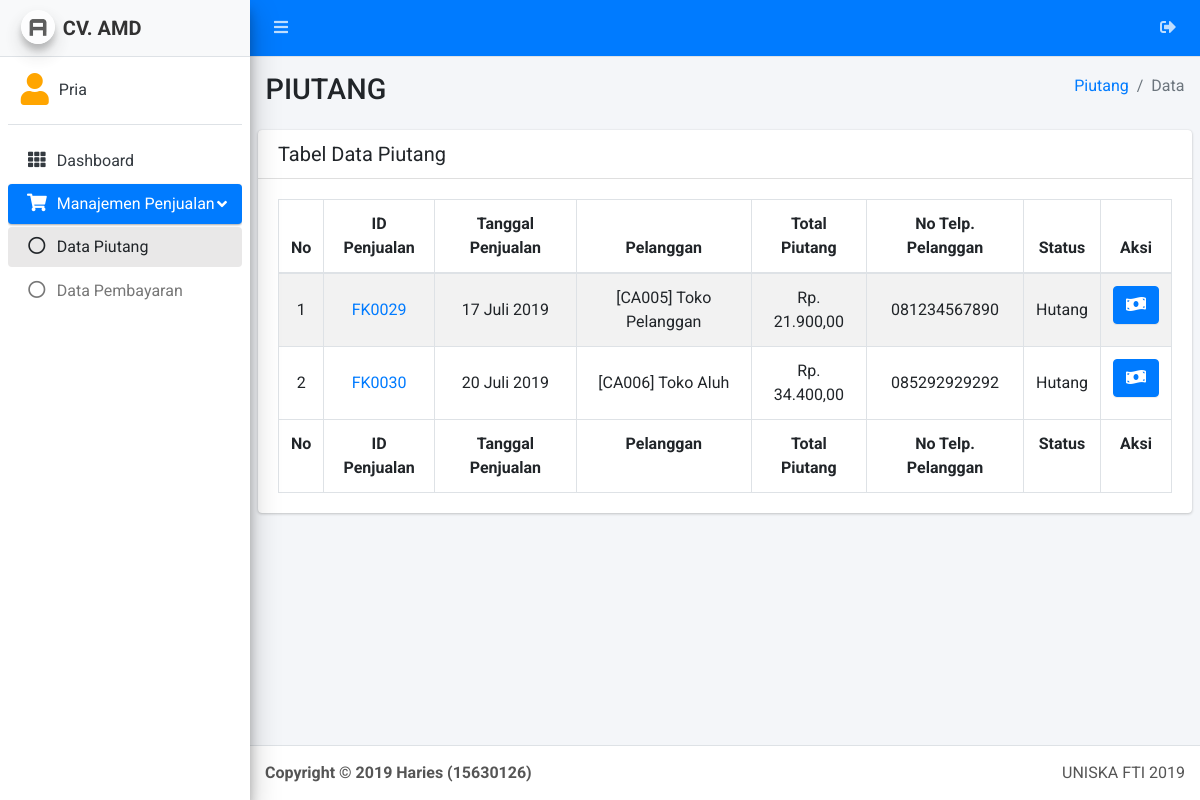
The page /admin/index_piutang.php (signed in) on the database its author committed.
### tables this page shows
CREATE TABLE `about` (
  `id` int(11) NOT NULL,
  `nama` varchar(180) NOT NULL,
  `alias` varchar(180) NOT NULL,
  `alamat` varchar(180) NOT NULL,
  `telpon` varchar(180) NOT NULL,
  `email` varchar(180) NOT NULL,
  `tanda_tangan` varchar(180) NOT NULL,
  `nama_ttd` varchar(180) NOT NULL,
  `no_peg` varchar(180) NOT NULL,
  `moto` varchar(180) NOT NULL
);

CREATE TABLE `penjualan` (
  `id` int(11) NOT NULL,
  `tanggal_penjualan` varchar(180) NOT NULL,
  `id_pelanggan_profile` int(11) NOT NULL,
  `utang` int(11) NOT NULL,
  `jatuh_tempo` varchar(180) NOT NULL,
  `diskon` int(11) NOT NULL,
  `status` varchar(40) DEFAULT 'keranjang',
  `bukti_bayar` varchar(180) DEFAULT NULL
);

CREATE TABLE `pelanggan_profile` (
  `id` int(11) NOT NULL,
  `id_pelanggan` int(11) NOT NULL,
  `nama_pelanggan` varchar(180) NOT NULL,
  `no_telpon` varchar(14) NOT NULL,
  `alamat` text NOT NULL,
  `created_at` varchar(180) NOT NULL
);

### about.php (called while the page is built, shortened)
<?php
$sql = "SELECT * FROM about WHERE id = '1'";
$result = $conn->query($sql);
$row = mysqli_fetch_assoc($result);
$alias = $row['alias'];
?>

### admin/admin_job/auth_admin.php (called while the page is built, shortened)
<?php
if(isset($_SESSION["min"])){
    $min = $_SESSION["min"];
    $id_admin = $min['id'];
}else if(isset($_SESSION["sales"])) {
    $sales = $_SESSION["sales"];
    $nama_sales = $sales['nama_sales'];
}else{
    $guest = true;
}
?>

### library.php (called while the page is built, shortened)
<?php
    function tgl_indo($date)
    {
        $bulan = ['Januari', 'Februari', 'Maret', 'April', 'Mei', 'Juni', 'Juli', 'Agustus', 'September', 'Oktober', 'November', 'Desember'];
        $dt = explode("-", $date);
        $str = ltrim($dt[1], '0');
        return $dt[2] . ' ' . $bulan[$str - 1] . ' ' . $dt[0];
    }
    function duit($duit){
        $rupiah = 'Rp. '.number_format($duit,2,',','.');
        return $rupiah;
    }
?>

### admin/index_piutang.php (the view, shortened to what this page needs)
<?php
include('core/header.php');
include('core/sidebar.php');
?>
  <div class="content-wrapper">
    <section class="content-header">
      <div class="container-fluid">
        <div class="row mb-2">
          <div class="col-sm-6">
            <h1>PIUTANG</h1>
          </div>
          <div class="col-sm-6">
            <ol class="breadcrumb float-sm-right">
              <li class="breadcrumb-item"><a href="index_piutang.php">Piutang</a></li>
              <li class="breadcrumb-item active">Data</li>
            </ol>
          </div>
        </div>
      </div>
    </section>
    <section class="content">
      <div class="row">
        <div class="col-12">
          <div class="card">
            <div class="card-header">
              <h3 class="card-title">Tabel Data Piutang</h3>
            </div>
            <div class="card-body">
              <table id="table-full" class="table table-bordered table-striped">
                <thead>
                <tr>
                  <th class="text-center">No</th>
                  <th class="text-center">ID Penjualan</th>
                  <th class="text-center">Tanggal Penjualan</th>
                  <th class="text-center">Pelanggan</th>
                  <th class="text-center">Total Piutang</th>
                  <th class="text-center">No Telp. Pelanggan</th>
                  <th class="text-center">Status</th>
                  <th class="text-center">Aksi</th>
                </tr>
                </thead>
                <tbody>
                <?php
                    $no = 1;
                    $piutangs = $conn->query("SELECT u.id, u.tanggal_penjualan, u.id_pelanggan_profile, u.utang, u.diskon, u.bukti_bayar, u.status , pp.nama_pelanggan, pp.no_telpon FROM penjualan u INNER JOIN pelanggan_profile pp on pp.id = u.id_pelanggan_profile WHERE status='wait' OR status='utang' OR status='wait'");
                    while($row = mysqli_fetch_assoc($piutangs)){
                  ?>
                    <tr>
                      <td class="text-center align-middle"><?php echo $no ?></td>
                      <td class="text-center align-middle">
                        <a href="detail_faktur.php?id_fak=<?php echo $row['id'] ?>">
                          <?php echo 'FK'.str_pad($row['id'],4,'0',STR_PAD_LEFT); ?>
                        </a>
                      </td>
                      <td class="text-center align-middle"><?php echo tgl_indo($row['tanggal_penjualan']) ?></td>
                      <td class="text-center align-middle"><?php echo '[CA'.str_pad($row['id_pelanggan_profile'],3,'0',STR_PAD_LEFT).'] '.$row['nama_pelanggan'];  ?></td>
                      <td class="text-center align-middle"><?php echo duit($row['utang']-$row['diskon']) ?></td>
                      <td class="text-center align-middle"><?php echo $row['no_telpon'] ?></td>
                      <td class="text-center align-middle"><?php echo $row['status'] === "utang" ? "Hutang" : ($row['status'] === "wait" ? "Belum Diverifikasi" : $row['status'] ); ?></td>
                      <td class="text-center text-nowrap">
                        <button
                        id="<?php echo $row['id'] ?>"
                        bukti="<?php echo $row['bukti_bayar'] ?>"
                        no-fk="<?php echo 'FK'.str_pad($row['id'],4,'0',STR_PAD_LEFT); ?>"
                        tgl="<?php echo tgl_indo($row['tanggal_penjualan']) ?>"
                        pel="<?php echo '[CA'.str_pad($row['id_pelanggan_profile'],3,'0',STR_PAD_LEFT).'] '.$row['nama_pelanggan']; ?>"
                        utang="<?php echo duit($row['utang']-$row['diskon']) ?>"
                        class="tombol-bayar btn btn-primary" data-toggle="modal" data-target="#bayar-utang"
                        >
                          <i class="fas fa-money-bill-wave"></i>
                        </button>
                      </td>
                    </tr>
                  <?php $no++; } ?>
                </tbody>
                <tfoot>
                <tr>
                  <th class="text-center">No</th>
                  <th class="text-center">ID Penjualan</th>
                  <th class="text-center">Tanggal Penjualan</th>
                  <th class="text-center">Pelanggan</th>
                  <th class="text-center">Total Piutang</th>
                  <th class="text-center">No Telp. Pelanggan</th>
                  <th class="text-center">Status</th>
                  <th class="text-center">Aksi</th>
                </tr>
                </tfoot>
              </table>
            </div>
          </div>
        </div>
      </div>
    </section>
  </div>
<?php
include('core/footer.php');
?>

### admin/core/sidebar.php (shortened to what this page needs)
<?php
  function active($currect_page){
    $url_array =  explode('/', $_SERVER['REQUEST_URI']) ;
    $url = end($url_array);
    $arr_url = explode('?', $url);
    $cek_url = $arr_url[0];
    if($currect_page == $cek_url){
        echo 'active';
    }
  }
  $cekSales = $nama_sales;
?>
  <aside class="main-sidebar sidebar-light-primary elevation-4">
    <a href="/admin" class="brand-link navbar-light">
      <img src="lte/dist/img/AdminLTELogo.png" alt="AdminLTE Logo" class="brand-image img-circle elevation-3"
           style="opacity: .8">
      <span class="brand-text font-weight-bold"><?php echo $alias ?></span>
    </a>
    <div class="sidebar">
      <div class="user-panel mt-3 pb-3 mb-3 d-flex">
        <div class="image">
          <i class="fas <?php echo $nama_sales ? 'fa-user' : 'fa-user-cog' ?> fa-2x" style="color:orange;"></i>
        </div>
        <div class="info">
          <a href="#" class="d-block"><?php echo $nama_sales ? $nama_sales : 'Admin' ?></a>
        </div>
      </div>
      <nav class="mt-2">
        <ul class="nav nav-pills nav-sidebar flex-column" data-widget="treeview" role="menu" data-accordion="false">
          <li class="nav-item">
            <a href="index.php" class="nav-link <?php active('index.php');?>">
              <i class="nav-icon fas fa-th"></i>
              <p>
                Dashboard
              </p>
            </a>
          </li>
          <?php if ($cekSales) { ?>
          <li class="nav-item has-treeview menu-open">
            <a href="#" class="nav-link <?php active('index_piutang.php');?> <?php active('index_pembayaran.php');?>">
              <i class="nav-icon fas fa-shopping-cart"></i>
              <p>
                Manajemen Penjualan
                <i class="right fas fa-angle-left"></i>
              </p>
            </a>
            <ul class="nav nav-treeview">
              <li class="nav-item">
                <a href="index_piutang.php" class="nav-link <?php active('index_piutang.php');?>">
                  <i class="far fa-circle nav-icon"></i>
                  <p>Data Piutang</p>
                </a>
              </li>
              <li class="nav-item">
                <a href="index_pembayaran.php" class="nav-link <?php active('index_pembayaran.php');?>">
                  <i class="far fa-circle nav-icon"></i>
                  <p>Data Pembayaran</p>
                </a>
              </li>
            </ul>
          </li>
          <?php }  ?>
        </ul>
      </nav>
    </div>
  </aside>

### admin/core/css/my.css (style rules this page uses)
.sidebar-light-primary .nav-treeview>.nav-item>.nav-link.active, .sidebar-light-primary .nav-treeview>.nav-item>.nav-link.active:hover { background-color: #e9e8e8 !important; }

### rows shown on the page
about: alias "CV. AMD"
penjualan: id "0029", tanggal_penjualan "17 Juli 2019", id_pelanggan_profile "005", id_pelanggan_profile.nama_pelanggan "Toko Pelanggan", duit($row['utang']-$row['diskon']) "Rp. 21.900,00", id_pelanggan_profile.no_telpon "081234567890", status "Hutang"
penjualan: id "0030", tanggal_penjualan "20 Juli 2019", id_pelanggan_profile "006", id_pelanggan_profile.nama_pelanggan "Toko Aluh", duit($row['utang']-$row['diskon']) "Rp. 34.400,00", id_pelanggan_profile.no_telpon "085292929292", status "Hutang"

### other values the page prints
$nama_sales "Pria"
